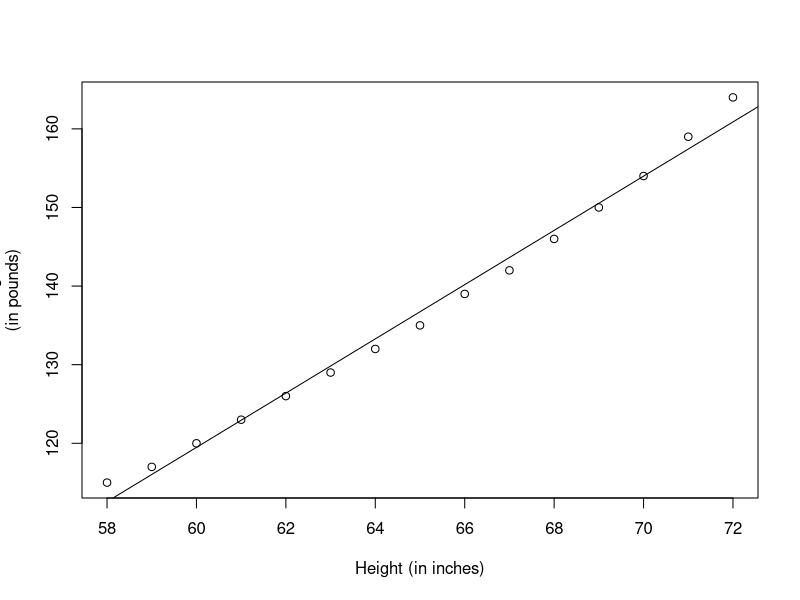
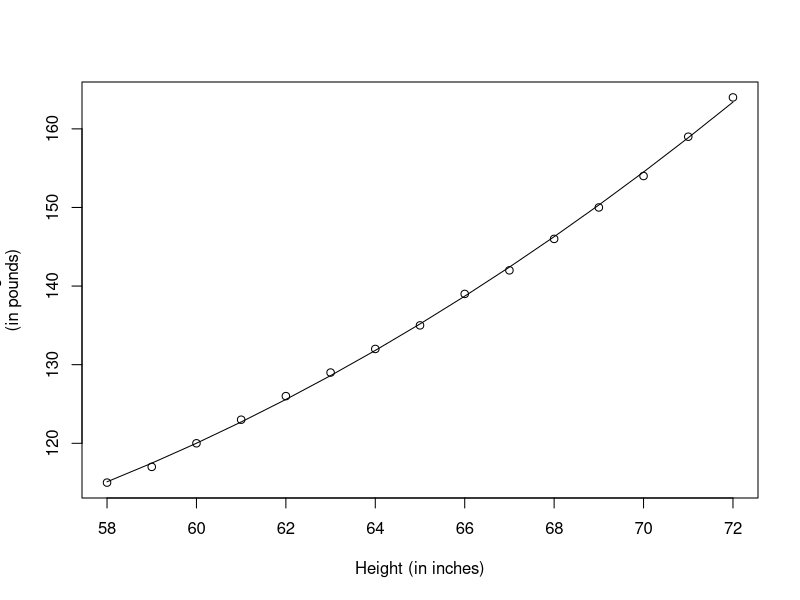
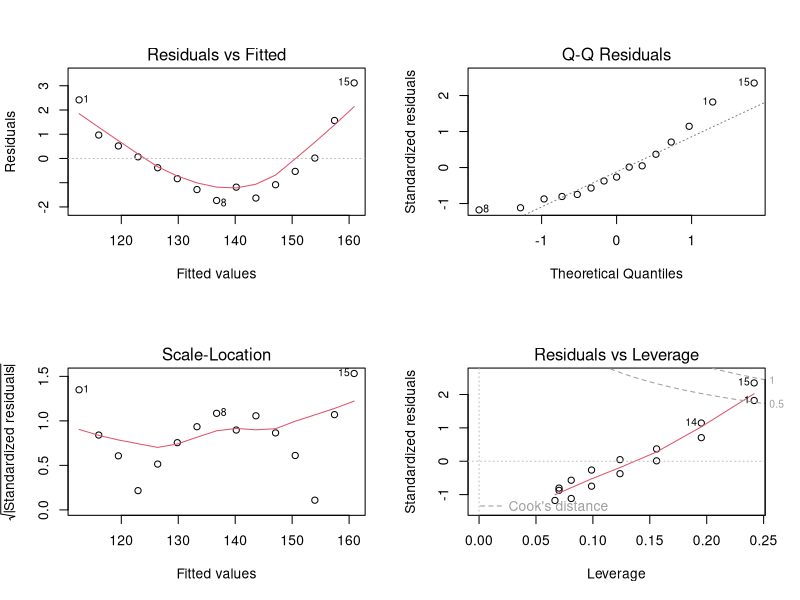
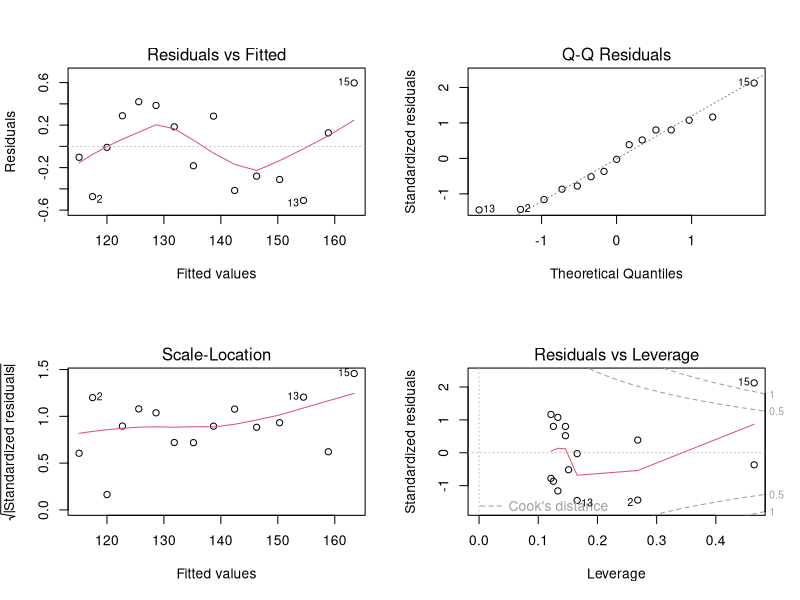
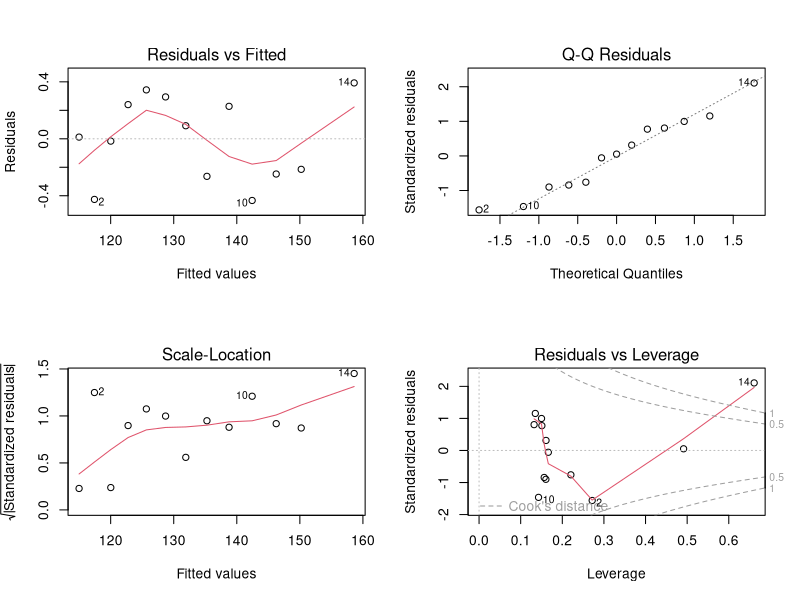
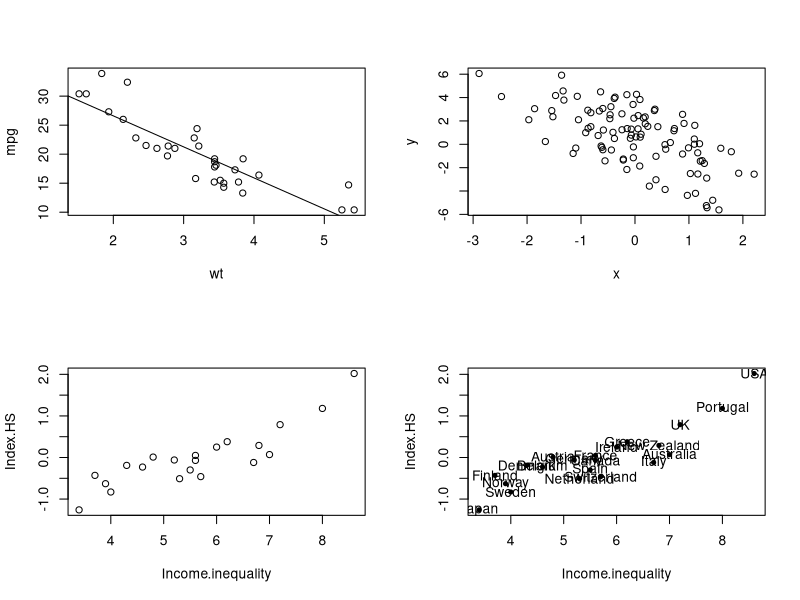
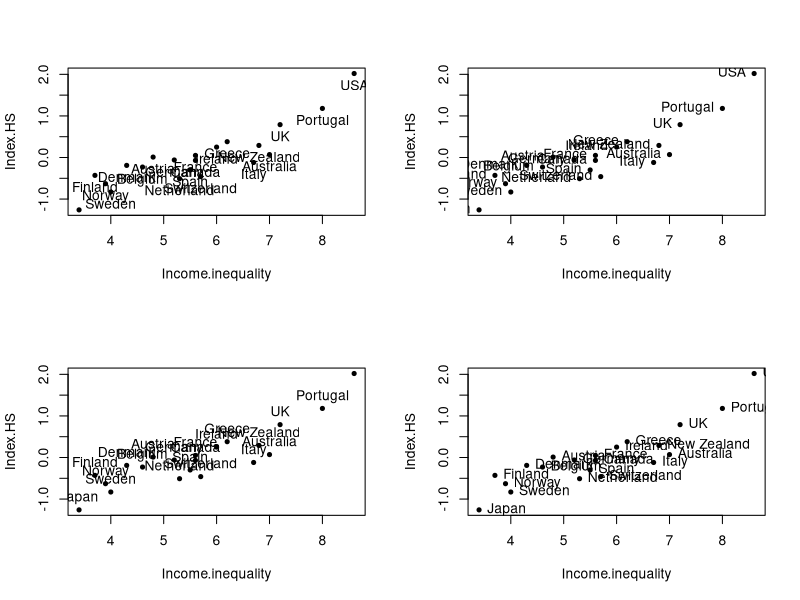
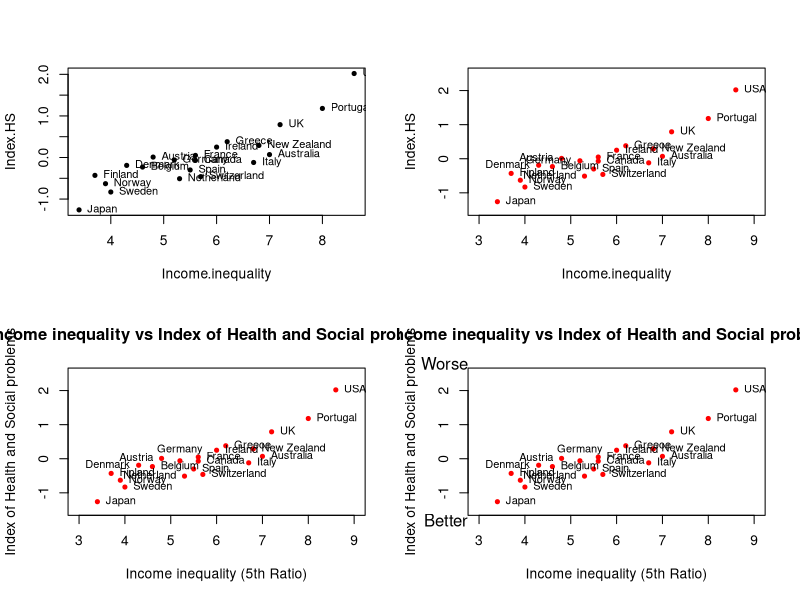

R code for these plots, in order:
## ---- chunk 1
knitr::opts_chunk$set(echo = TRUE)
## ---- chunk 2
data("women")
fit<-lm(weight~height, data=women)
summary(fit)
##
## Call:
## lm(formula = weight ~ height, data = women)
##
## Residuals:
## Min 1Q Median 3Q Max
## -1.7333 -1.1333 -0.3833 0.7417 3.1167
##
## Coefficients:
## Estimate Std. Error t value Pr(>|t|)
## (Intercept) -87.51667 5.93694 -14.74 1.71e-09 ***
## height 3.45000 0.09114 37.85 1.09e-14 ***
## ---
## Signif. codes: 0 '***' 0.001 '**' 0.01 '*' 0.05 '.' 0.1 ' ' 1
##
## Residual standard error: 1.525 on 13 degrees of freedom
## Multiple R-squared: 0.991, Adjusted R-squared: 0.9903
## F-statistic: 1433 on 1 and 13 DF, p-value: 1.091e-14
women$weight
## [1] 115 117 120 123 126 129 132 135 139 142 146 150 154 159 164
fitted(fit)
## 1 2 3 4 5 6 7 8
## 112.5833 116.0333 119.4833 122.9333 126.3833 129.8333 133.2833 136.7 333
## 9 10 11 12 13 14 15
## 140.1833 143.6333 147.0833 150.5333 153.9833 157.4333 160.8833
residuals(fit)
## 1 2 3 4 5 6
## 2.41666667 0.96666667 0.51666667 0.06666667 -0.38333333 -0.83333 333
## 7 8 9 10 11 12
## -1.28333333 -1.73333333 -1.18333333 -1.63333333 -1.08333333 -0.53333 333
## 13 14 15
## 0.01666667 1.56666667 3.11666667
plot(women$height,women$weight,xlab="Height (in inches)",ylab="Weight
(in pounds)") 
abline(fit)
## ---- chunk 3
fit2<- lm(weight~height+I(height^2), data=women)
summary(fit2)
##
## Call:
## lm(formula = weight ~ height + I(height^2), data = women)
##
## Residuals:
## Min 1Q Median 3Q Max
## -0.50941 -0.29611 -0.00941 0.28615 0.59706
##
## Coefficients:
## Estimate Std. Error t value Pr(>|t|)
## (Intercept) 261.87818 25.19677 10.393 2.36e-07 ***
## height -7.34832 0.77769 -9.449 6.58e-07 ***
## I(height^2) 0.08306 0.00598 13.891 9.32e-09 ***
## ---
## Signif. codes: 0 '***' 0.001 '**' 0.01 '*' 0.05 '.' 0.1 ' ' 1
##
## Residual standard error: 0.3841 on 12 degrees of freedom
## Multiple R-squared: 0.9995, Adjusted R-squared: 0.9994
## F-statistic: 1.139e+04 on 2 and 12 DF, p-value: < 2.2e-16
plot(women$height,women$weight,xlab="Height (in inches)",ylab="Weight
(in pounds)")
lines(women$height,fitted(fit2))
## ---- chunk 4
fit<- lm(weight~height,data=women)
par(mfrow=c(2,2))
plot(fit)
## ---- chunk 5
fit2<- lm(weight~height+I(height^2), data=women)
par(mfrow=c(2,2))
plot(fit2)
## ---- chunk 6
newfit<-lm(weight~height+I(height^2),data=women[-c(13,15),])
par(mfrow=c(2,2))
plot(newfit)
## ---- chunk 7
plot(mpg~wt,data=mtcars)
model<- lm(mpg~wt, data=mtcars)
#plot(model)
abline(model)
## ---- chunk 8
summary(model)
##
## Call:
## lm(formula = mpg ~ wt, data = mtcars)
##
## Residuals:
## Min 1Q Median 3Q Max
## -4.5432 -2.3647 -0.1252 1.4096 6.8727
##
## Coefficients:
## Estimate Std. Error t value Pr(>|t|)
## (Intercept) 37.2851 1.8776 19.858 < 2e-16 ***
## wt -5.3445 0.5591 -9.559 1.29e-10 ***
## ---
## Signif. codes: 0 '***' 0.001 '**' 0.01 '*' 0.05 '.' 0.1 ' ' 1
##
## Residual standard error: 3.046 on 30 degrees of freedom
## Multiple R-squared: 0.7528, Adjusted R-squared: 0.7446
## F-statistic: 91.38 on 1 and 30 DF, p-value: 1.294e-10
## ---- chunk 9
predict(model,newdata=data.frame(wt=6))
## 1
## 5.218297
## ---- chunk 10
x <- rnorm(10)
pnorm(2)
## [1] 0.9772499
x <- rnorm(10, 20, 2)
## ---- chunk 11
set.seed(1)
rnorm(5)
## [1] -0.6264538 0.1836433 -0.8356286 1.5952808 0.3295078
rnorm(5)
## [1] -0.8204684 0.4874291 0.7383247 0.5757814 -0.3053884
set.seed(1)
## ---- chunk 12
## Always set your seed!
set.seed(20)
## Simulate predictor variable
x <- rnorm(100)
## Simulate the error term
e <- rnorm(100, 0, 2)
## Compute the outcome via the model
y <- 0.5 - 2 * x + e
plot(x, y)
## ---- chunk 13
set.seed(1)
sample(1:10, 4)
## [1] 9 4 7 1
sample(1:10, 4)
## [1] 2 7 3 6
## Doesn't have to be numbers
sample(letters, 5)
## [1] "r" "s" "a" "u" "w"
## Do a random permutation
sample(1:10)
## [1] 10 6 9 2 1 5 8 4 3 7
sample(1:10)
## [1] 5 10 2 8 6 1 4 3 9 7
## Sample w/replacement
sample(1:10, replace = TRUE)
## [1] 3 6 10 10 6 4 4 10 9 7
## ---- chunk 14
country<-c("Australia", "Austria", "Belgium","Canada", "Denmark", "Finland","France","Germany", "Greece","Ireland","Italy","Japan", "Netherland", "New Zealand", "Norway", "Portugal", "Spain","Sweden", "Switzerland","UK","USA")
Income.inequality<-c(7.0,4.8,4.6,5.6,4.3,3.7,5.6,5.2,6.2,6.0,6.7,3.4,5.3,6.8,3.9,8.0,5.5,4.0,5.7,7.2,8.6)
Index.HS<-c(0.07,0.01,-0.23,-0.07,-0.19,-0.43,0.05,-0.06,0.38,0.25,-0.12,-1.26,-0.51,0.29,-0.63
,1.18,-0.30,-0.83,-0.46,0.79,2.02)
GDP_WB<-c(45926,47682,43435,45066,45537,30676,39328,46401,26851,49393,35463,36319,48253,37679,65615
,28760,33629,45297,59540,40233,54630)
data.21<-data.frame(country,Income.inequality,Index.HS,GDP_WB)
plot(data.21[c("Income.inequality","Index.HS")])
## ---- chunk 15
Index_inequality.df<-data.21[c("Income.inequality","Index.HS")]
str(Index_inequality.df)
## 'data.frame': 21 obs. of 2 variables:
## $ Income.inequality: num 7 4.8 4.6 5.6 4.3 3.7 5.6 5.2 6.2 6 ...
## $ Index.HS : num 0.07 0.01 -0.23 -0.07 -0.19 -0.43 0.05 -0.06 0.38 0.25 ...
(country<-data.21[,"country"])
## [1] "Australia" "Austria" "Belgium" "Canada" "Denmark"
## [6] "Finland" "France" "Germany" "Greece" "Ireland"
## [11] "Italy" "Japan" "Netherland" "New Zealand" "Norway"
## [16] "Portugal" "Spain" "Sweden" "Switzerland" "UK"
## [21] "USA"
(country.2<-data.21["country"])
## country
## 1 Australia
## 2 Austria
## 3 Belgium
## 4 Canada
## 5 Denmark
## 6 Finland
## 7 France
## 8 Germany
## 9 Greece
## 10 Ireland
## 11 Italy
## 12 Japan
## 13 Netherland
## 14 New Zealand
## 15 Norway
## 16 Portugal
## 17 Spain
## 18 Sweden
## 19 Switzerland
## 20 UK
## 21 USA
str(country)
## chr [1:21] "Australia" "Austria" "Belgium" "Canada" "Denmark" "Finland" ...
str(country.2)
## 'data.frame': 21 obs. of 1 variable:
## $ country: chr "Australia" "Austria" "Belgium" "Canada" ...
plot(Index_inequality.df,pch=20)
text(Index_inequality.df,labels=country)
## ---- chunk 16
plot(Index_inequality.df,pch=20)
text(Index_inequality.df,labels=country,pos=1)
## ---- chunk 17
plot(Index_inequality.df,pch=20)
text(Index_inequality.df,labels=country,pos=2)
## ---- chunk 18
plot(Index_inequality.df,pch=20)
text(Index_inequality.df,labels=country,pos=3)
## ---- chunk 19
plot(Index_inequality.df,pch=20)
text(Index_inequality.df,labels=country,pos=4)
## ---- chunk 20
plot(Index_inequality.df,pch=20)
text(Index_inequality.df,labels=country,pos=4,cex=0.8)
## ---- chunk 21
which(country %in% c("Austria","Denmark","Germany","Netherland"))
## [1] 2 5 8 13
text.left<-which(country %in% c("Austria","Denmark","Germany","Netherland"))
text.left
## [1] 2 5 8 13
text.right<-setdiff(1:nrow(data.21),text.left)
text.right
## [1] 1 3 4 6 7 9 10 11 12 14 15 16 17 18 19 20 21
pos.text<-ifelse(1:nrow(data.21)%in% text.left,2,4)
plot(Index_inequality.df,pch=20,col="red",xlim=c(3,9),ylim=c(-1.5,2.5))
text(Index_inequality.df,labels=country,pos=pos.text,cex=0.8)
## ---- chunk 22
which(country %in% "Germany")
## [1] 8
text.up<-which(country %in% "Germany")
text.up
## [1] 8
text.left<-setdiff(1:nrow(data.21),c(text.right,text.up))
text.left
## [1] 2 5 13
pos.text<-ifelse(1:nrow(data.21) %in% text.up,3,ifelse(1:nrow(data.21)%in% text.left,2,4))
plot(Index_inequality.df,pch=20,col="red",xlim=c(3,9),ylim=c(-1.5,2.5), ann=FALSE)
text(Index_inequality.df,labels = country,pos=pos.text,cex=0.8)
main.title<-"Income inequality vs Index of Health and Social problems"
x.lab<-"Income inequality (5th Ratio)"
y.lab<-"Index of Health and Social problems"
title(main=main.title,xlab=x.lab,ylab=y.lab)
## ---- chunk 23
plot(Index_inequality.df,pch=20,col="red",xlim=c(3,9),ylim=c(-1.5,2.5),
ann=FALSE)
text(Index_inequality.df,labels = country,pos=pos.text,cex=0.8)
main.title<-"Income inequality vs Index of Health and Social problems"
x.lab<-"Income inequality (5th Ratio)"
y.lab<-"Index of Health and Social problems"
title(main=main.title,xlab=x.lab,ylab=y.lab)
mtext(c("Better","Worse"),side=2,at=c(-1.8,2.8),las=1)
## ---- chunk 24
plot(Index_inequality.df,pch=20,col="red",xlim=c(3,9),ylim=c(-1.5,2.5),
ann=FALSE)
text(Index_inequality.df,labels = country,pos=pos.text,cex=0.8)
main.title<-"Income inequality vs Index of Health and Social problems"
x.lab<-"Income inequality (5th Ratio)"
y.lab<-"Index of Health and Social problems"
title(main=main.title,xlab=x.lab,ylab=y.lab)
mtext(c("Better","Worse"),side=2,at=c(-1.8,2.8),las=1)
text(x=5,y=1.5,labels=paste("r=",round(cor(Index_inequality.df[1],Index_inequality.df[2]),digits=2)))
## ---- chunk 25
plot(Index_inequality.df,pch=20,col="red",xlim=c(3,9),ylim=c(-1.5,2.5),
ann=FALSE)
text(Index_inequality.df,labels = country,pos=pos.text,cex=0.8)
main.title<-"Income inequality vs Index of Health and Social problems"
x.lab<-"Income inequality (5th Ratio)"
y.lab<-"Index of Health and Social problems"
title(main=main.title,xlab=x.lab,ylab=y.lab)
mtext(c("Better","Worse"),side=2,at=c(-1.8,2.8),las=1)
text(x=5,y=1.5,labels=paste("r=",round(cor(Index_inequality.df[1],Index_inequality.df[2]),digits=2)))
lm.ineq<-lm(Index.HS~Income.inequality,data=Index_inequality.df)
abline(lm.ineq$coef,col="blue")
## ---- chunk 26
rm(list=ls(all=TRUE))
###set.seed(1002)
n <-30 ## number of observations
M <- 1 ## number of pathways
p<-5
z <- matrix(runif(n * p, 0, 1), nrow=n, ncol=p)
x <- 3*cos(z[, 1]) + 2*rnorm(n)
x<-as.matrix(x)
beta.true <- rep(1,ncol(x))
## pathway-response function
hfun1 <- function(zvec) (10*cos(zvec[1]) - 15*(zvec[2])^2+10*exp(-zvec
[3])*zvec[4]-8*sin(zvec[5])*cos(zvec[3])+20*(zvec[1]*zvec[5]))
h1 <- apply(z, 1, hfun1) ## only depends on z1,z2,z3,z4,z5
eps <- rnorm(n)
y <-x * beta.true + h1+ eps
